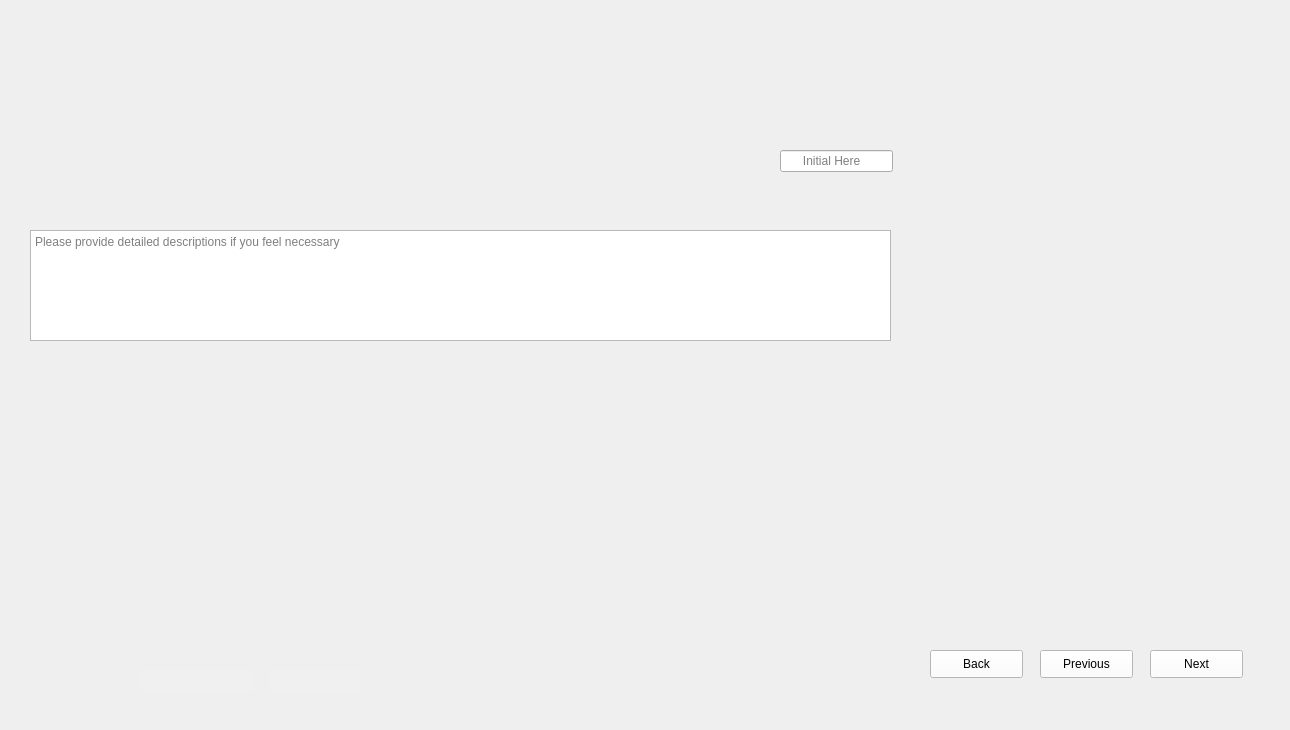
<?xml version="1.0" encoding="UTF-8"?>
<ui version="4.0">
 <class>Form</class>
 <widget class="QWidget" name="Form">
  <property name="geometry">
   <rect>
    <x>0</x>
    <y>0</y>
    <width>1290</width>
    <height>730</height>
   </rect>
  </property>
  <property name="windowTitle">
   <string>Form</string>
  </property>
  <widget class="QLabel" name="label">
   <property name="geometry">
    <rect>
     <x>0</x>
     <y>0</y>
     <width>1290</width>
     <height>730</height>
    </rect>
   </property>
   <property name="styleSheet">
    <string notr="true">background-image: url(:/images/images/Fill Second Pillars and Frame_2.png);</string>
   </property>
   <property name="text">
    <string/>
   </property>
  </widget>
  <widget class="QLineEdit" name="lineEdit_Initials">
   <property name="geometry">
    <rect>
     <x>780</x>
     <y>150</y>
     <width>113</width>
     <height>22</height>
    </rect>
   </property>
   <property name="placeholderText">
    <string>      Initial Here</string>
   </property>
  </widget>
  <widget class="QTextEdit" name="textEdit_Comments">
   <property name="geometry">
    <rect>
     <x>30</x>
     <y>230</y>
     <width>861</width>
     <height>111</height>
    </rect>
   </property>
   <property name="placeholderText">
    <string>Please provide detailed descriptions if you feel necessary </string>
   </property>
  </widget>
  <widget class="QLineEdit" name="lineEdit_Dates">
   <property name="geometry">
    <rect>
     <x>140</x>
     <y>670</y>
     <width>113</width>
     <height>22</height>
    </rect>
   </property>
   <property name="styleSheet">
    <string notr="true">QLineEdit{
background-color: rgb(240, 240, 240);
border: none;
}</string>
   </property>
  </widget>
  <widget class="QLineEdit" name="lineEdit_Steps">
   <property name="geometry">
    <rect>
     <x>270</x>
     <y>670</y>
     <width>91</width>
     <height>22</height>
    </rect>
   </property>
   <property name="styleSheet">
    <string notr="true">QLineEdit{
background-color: rgb(240, 240, 240);
border: none;
}</string>
   </property>
  </widget>
  <widget class="QPushButton" name="pushButton_Next">
   <property name="geometry">
    <rect>
     <x>1150</x>
     <y>650</y>
     <width>93</width>
     <height>28</height>
    </rect>
   </property>
   <property name="styleSheet">
    <string notr="true">QPushButton{
background-color: rgb(255, 255, 255);
height: 35px;
}
QPushButton::hover{
background-color: rgb(0, 0, 255);
}
QPushButton:pressed{
padding-top:7px;
padding-top:7px;
}</string>
   </property>
   <property name="text">
    <string>Next</string>
   </property>
  </widget>
  <widget class="QPushButton" name="pushButton_Previous">
   <property name="geometry">
    <rect>
     <x>1040</x>
     <y>650</y>
     <width>93</width>
     <height>28</height>
    </rect>
   </property>
   <property name="styleSheet">
    <string notr="true">QPushButton{
background-color: rgb(255, 255, 255);
height: 35px;
}
QPushButton::hover{
background-color: rgb(0, 0, 255);
}
QPushButton:pressed{
padding-top:7px;
padding-top:7px;
}</string>
   </property>
   <property name="text">
    <string>Previous</string>
   </property>
  </widget>
  <widget class="QPushButton" name="pushButton_Back">
   <property name="geometry">
    <rect>
     <x>930</x>
     <y>650</y>
     <width>93</width>
     <height>28</height>
    </rect>
   </property>
   <property name="styleSheet">
    <string notr="true">QPushButton{
background-color: rgb(255, 255, 255);
height: 35px;
}
QPushButton::hover{
background-color: rgb(0, 0, 255);
}
QPushButton:pressed{
padding-top:7px;
padding-top:7px;
}</string>
   </property>
   <property name="text">
    <string>Back</string>
   </property>
  </widget>
 </widget>
 <resources>
  <include location="D:/ECED4901SYPIIFiles/SNYProject/UI_design/LoginUI_Design/resource.qrc"/>
 </resources>
 <connections/>
</ui>
